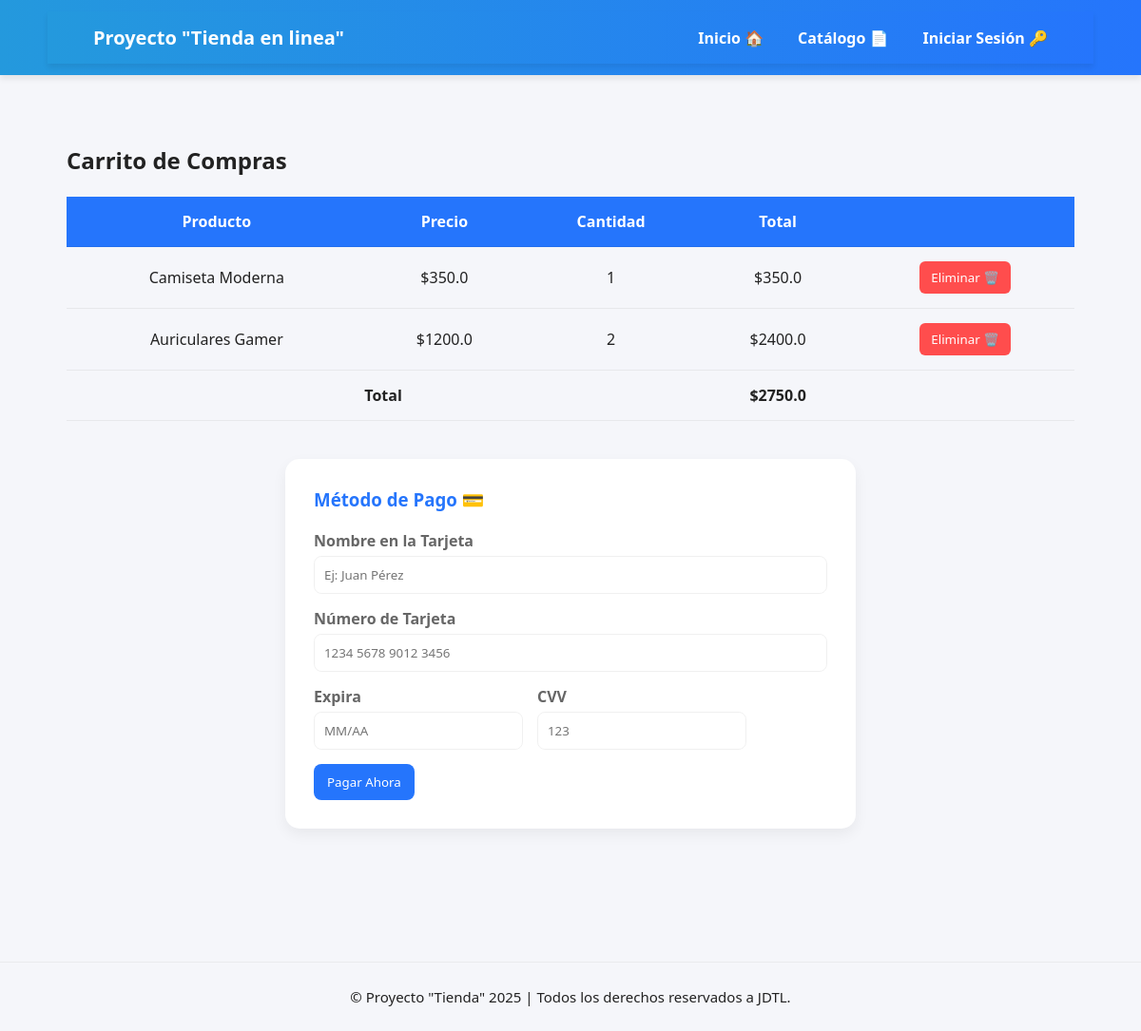
The page /cart on the database its author committed.
### tables this page shows
CREATE TABLE cart (
            id INTEGER PRIMARY KEY AUTOINCREMENT,
            product_id INTEGER,
            quantity INTEGER
        );

CREATE TABLE products (
            id INTEGER PRIMARY KEY AUTOINCREMENT,
            name TEXT NOT NULL,
            category TEXT,
            price REAL NOT NULL,
            description TEXT,
            image TEXT
        );

### tienda_modern/app.py (the view)
@app.route("/cart")
def cart():
    conn = get_db_connection()
    items = conn.execute('''
        SELECT cart.id, cart.product_id, products.name, products.price, products.image, cart.quantity
        FROM cart
        JOIN products ON cart.product_id = products.id
    ''').fetchall()
    conn.close()
    total = sum(item["price"] * item["quantity"] for item in items)
    return render_template("cart.html", items=items, total=total)

### tienda_modern/app.py (called while the page is built)
def get_db_connection():
    conn = sqlite3.connect(DB_NAME)
    conn.row_factory = sqlite3.Row
    return conn

### tienda_modern/templates/cart.html (shortened to what this page needs)
{% extends "base.html" %}
{% block content %}
<section class="cart-section fade-in">
  <h2><br>Carrito de Compras<br></h2><br>
  {% if items %}
  <table>
    <tr>
      <th>Producto</th>
      <th>Precio</th>
      <th>Cantidad</th>
      <th>Total</th>
      <th></th>
    </tr>
    {% for item in items %}
    <tr>
      <td>{{ item.name }}</td>
      <td>${{ item.price }}</td>
      <td>{{ item.quantity }}</td>
      <td>${{ item.price * item.quantity }}</td>
      <td>
        <form action="{{ url_for('remove_from_cart', product_id=item.product_id) }}" method="POST" style="display:inline;">
          <button type="submit" class="btn-remove">Eliminar 🗑️</button>
        </form>
      </td>
    </tr>
    {% endfor %}
    <tr>
      <td colspan="3"><strong>Total</strong></td>
      <td><strong>${{ total }}</strong></td>
      <td></td>
    </tr>
  </table>
  <div class="payment-form">
    <h3>Método de Pago 💳</h3>
    <form id="payment-form">
      <div class="form-group">
        <label for="nombre">Nombre en la Tarjeta</label>
        <input type="text" id="nombre" required placeholder="Ej: Juan Pérez">
      </div>
      <div class="form-group">
        <label for="tarjeta">Número de Tarjeta</label>
        <input type="text" id="tarjeta" maxlength="19" pattern="\d{16}" required placeholder="1234 5678 9012 3456">
      </div>
      <div class="form-row">
        <div class="form-group">
          <label for="exp">Expira</label>
          <input type="text" id="exp" maxlength="5" placeholder="MM/AA" required>
        </div>
        <div class="form-group">
          <label for="cvv">CVV</label>
          <input type="password" id="cvv" maxlength="3" required placeholder="123">
        </div>
      </div>
      <button type="button" class="btn-pay open-pay-modal">Pagar Ahora</button>
    </form>
  </div>
  {% else %}
  <p>Tu carrito está vacío 🛒</p>
  {% endif %}
</section>
{% endblock %}

### tienda_modern/static/css/style.css (style rules this page uses)
* { margin: 0; padding: 0; box-sizing: border-box; font-family: 'Segoe UI', Tahoma, Geneva, Verdana, sans-serif; }
:root { --bg: #f5f6fa; --card: #ffffff; --text: #222; --muted: #666; --accent: #2575fc; --nav-bg: linear-gradient(90deg,#2499dd,#2575fc); --flash: #ff6b6b; }
body { background: var(--bg); color: var(--text); transition: background-color .3s ease, color .3s ease; }
.cart-section { padding:40px 20px; max-width:1100px; margin:0 auto; }
.cart-section table { width:100%; border-collapse:collapse; margin-bottom:20px; }
.cart-section th, td { padding:15px; border-bottom:1px solid rgba(0,0,0,0.06); text-align:center; }
.cart-section th { background:var(--accent); color:white; }
.btn-remove { background:#ff4d4d; color:white; border:none; padding:8px 12px; border-radius:6px; cursor:pointer; }
.btn-pay { background:var(--accent); color:white; border:none; padding:10px 14px; border-radius:8px; cursor:pointer; }
.fade-in { opacity:0; transform:translateY(20px); transition: all 1.5s ease; }
.fade-in.visible { opacity:1; transform:translateY(0); }

### tienda_modern/templates/cart.html (style rules this page uses)
.payment-form { background: var(--card); padding: 30px; border-radius: 15px; box-shadow: 0 6px 15px rgba(0,0,0,0.06); max-width: 600px; margin: 40px auto; }
.payment-form h3 { margin-bottom: 20px; color: var(--accent); }
.form-group { margin-bottom: 15px; text-align:left; }
.form-group label { display:block; margin-bottom:5px; font-weight:600; color:var(--muted); }
.form-group input { width:100%; padding:10px; border:1px solid rgba(0,0,0,0.06); border-radius:8px; background:transparent; color:var(--text); }
.form-row { display:flex; gap:15px; }

### rows shown on the page
cart: name "Camiseta Moderna", price "350.0", quantity "1", item.price*item.quantity "350.0"
cart: name "Auriculares Gamer", price "1200.0", quantity "2", item.price*item.quantity "2400.0"

### other values the page prints
{{ total }} "2750.0"
